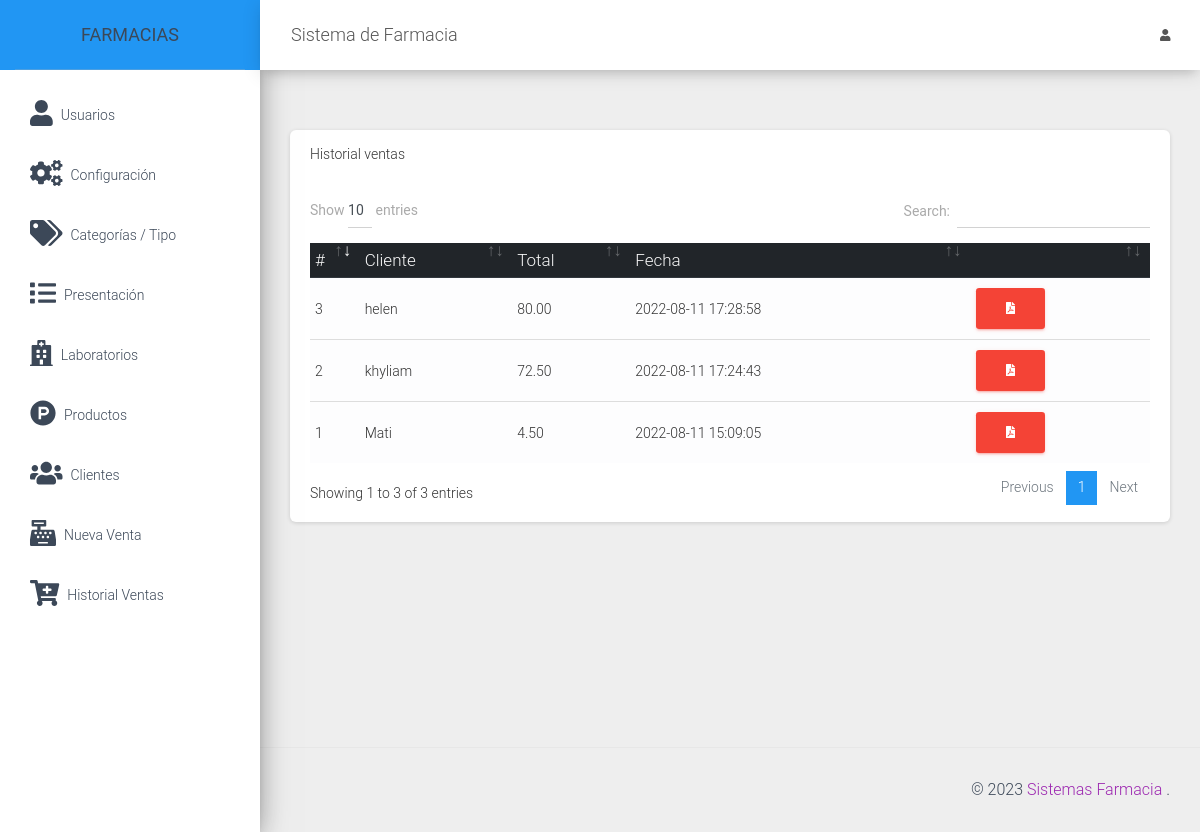
/src/lista_ventas.php (signed in), run on the app's committed database.
### tables this page shows
CREATE TABLE `ventas` (
  `id` int(11) NOT NULL,
  `id_cliente` int(11) NOT NULL,
  `total` decimal(10,2) NOT NULL,
  `id_usuario` int(11) NOT NULL,
  `fecha` timestamp NOT NULL DEFAULT current_timestamp() ON UPDATE current_timestamp()
);

CREATE TABLE `cliente` (
  `idcliente` int(11) NOT NULL,
  `nombre` varchar(100) NOT NULL,
  `telefono` varchar(15) NOT NULL,
  `direccion` varchar(200) NOT NULL
);

### src/lista_ventas.php (the view, shortened to what this page needs)
<?php
require_once "../conexion.php";
$query = mysqli_query($conexion, "SELECT v.*, c.idcliente, c.nombre FROM ventas v INNER JOIN cliente c ON v.id_cliente = c.idcliente");
include_once "includes/header.php";
?>
<div class="card">
    <div class="card-header">
        Historial ventas
    </div>
    <div class="card-body">
        <div class="table-responsive">
            <table class="table table-light" id="tbl">
                <thead class="thead-dark">
                    <tr>
                        <th>#</th>
                        <th>Cliente</th>
                        <th>Total</th>
                        <th>Fecha</th>
                        <th></th>
                    </tr>
                </thead>
                <tbody>
                    <?php while ($row = mysqli_fetch_assoc($query)) { ?>
                        <tr>
                            <td><?php echo $row['id']; ?></td>
                            <td><?php echo $row['nombre']; ?></td>
                            <td><?php echo $row['total']; ?></td>
                            <td><?php echo $row['fecha']; ?></td>
                            <td>
                                <a href="pdf/generar.php?cl=<?php echo $row['id_cliente'] ?>&v=<?php echo $row['id'] ?>" target="_blank" class="btn btn-danger"><i class="fas fa-file-pdf"></i></a>
                            </td>
                        </tr>
                    <?php } ?>
                </tbody>
            </table>
        </div>
    </div>
</div>
<?php include_once "includes/footer.php"; ?>

### src/includes/header.php (shortened to what this page needs)
<!DOCTYPE html>
<html lang="en">
<head>
    <link href="../assets/css/material-dashboard.css" rel="stylesheet" />
    <link href="../assets/css/dataTables.bootstrap4.min.css" rel="stylesheet" />
    <link rel="stylesheet" href="../assets/js/jquery-ui/jquery-ui.min.css">
</head>
<body>
    <div class="wrapper ">
        <div class="sidebar" data-color="grey" data-background-color="white">
            <div class="logo bg-primary"><a href="./" class="simple-text logo-normal">
                    Farmacias
                </a></div>
            <div class="sidebar-wrapper">
                <ul class="nav">
                    <li class="nav-item">
                        <a class="nav-link d-flex" href="usuarios.php">
                            <i class="fas fa-user mr-2 fa-2x"></i>
                            <p> Usuarios</p>
                        </a>
                    </li>
                    <li class="nav-item">
                        <a class="nav-link d-flex" href="config.php">
                            <i class="fas fa-cogs mr-2 fa-2x"></i>
                            <p> Configuración</p>
                        </a>
                    </li>
                    <li class="nav-item">
                        <a class="nav-link d-flex" href="tipo.php">
                            <i class=" fas fa-tags mr-2 fa-2x"></i>
                            <p> Categorías / Tipo</p>
                        </a>
                    </li>
                    <li class="nav-item">
                        <a class="nav-link d-flex" href="presentacion.php">
                            <i class=" fas fa-list mr-2 fa-2x"></i>
                            <p> Presentación</p>
                        </a>
                    </li>
                    <li class="nav-item">
                        <a class="nav-link d-flex" href="laboratorio.php">
                            <i class=" fas fa-hospital mr-2 fa-2x"></i>
                            <p> Laboratorios</p>
                        </a>
                    </li>
                    <li class="nav-item">
                        <a class="nav-link d-flex" href="productos.php">
                            <i class="fab fa-product-hunt mr-2 fa-2x"></i>
                            <p> Productos</p>
                        </a>
                    </li>
                    <li class="nav-item">
                        <a class="nav-link d-flex" href="clientes.php">
                            <i class=" fas fa-users mr-2 fa-2x"></i>
                            <p> Clientes</p>
                        </a>
                    </li>
                    <li class="nav-item">
                        <a class="nav-link d-flex" href="ventas.php">
                            <i class="fas fa-cash-register mr-2 fa-2x"></i>
                            <p> Nueva Venta</p>
                        </a>
                    </li>
                    <li class="nav-item">
                        <a class="nav-link d-flex" href="lista_ventas.php">
                            <i class="fas fa-cart-plus mr-2 fa-2x"></i>
                            <p> Historial Ventas</p>
                        </a>
                    </li>
                </ul>
            </div>
        </div>
        <div class="main-panel">
            <nav class="navbar navbar-expand-lg navbar-absolute fixed-top">
                <div class="container-fluid">
                    <div class="navbar-wrapper">
                        <a class="navbar-brand" href="javascript:;">Sistema de Farmacia</a>
                    </div>
                    <div class="collapse navbar-collapse justify-content-end">
                        <ul class="navbar-nav">
                            <li class="nav-item dropdown">
                                <a class="nav-link" href="javascript:;" id="navbarDropdownProfile" data-toggle="dropdown" aria-haspopup="true" aria-expanded="false">
                                    <i class="fas fa-user"></i>
                                </a>
                            </li>
                        </ul>
                    </div>
                </div>
            </nav>
            <div class="content">
                <div class="container-fluid">

### src/includes/footer.php (shortened to what this page needs)
</div>
</div>
<footer class="footer">
    <div class="container-fluid">
        <div class="copyright float-right">
            &copy;
            <a href="#" target="_blank">Sistemas Farmacia </a>.
        </div>
    </div>
</footer>
</div>
</div>
</body>
</html>

### data on the page
ventas: id "1", id_cliente.nombre "Mati", total "4.50", fecha "2022-08-11 15:09:05"
ventas: id "2", id_cliente.nombre "khyliam", total "72.50", fecha "2022-08-11 17:24:43"
ventas: id "3", id_cliente.nombre "helen", total "80.00", fecha "2022-08-11 17:28:58"
